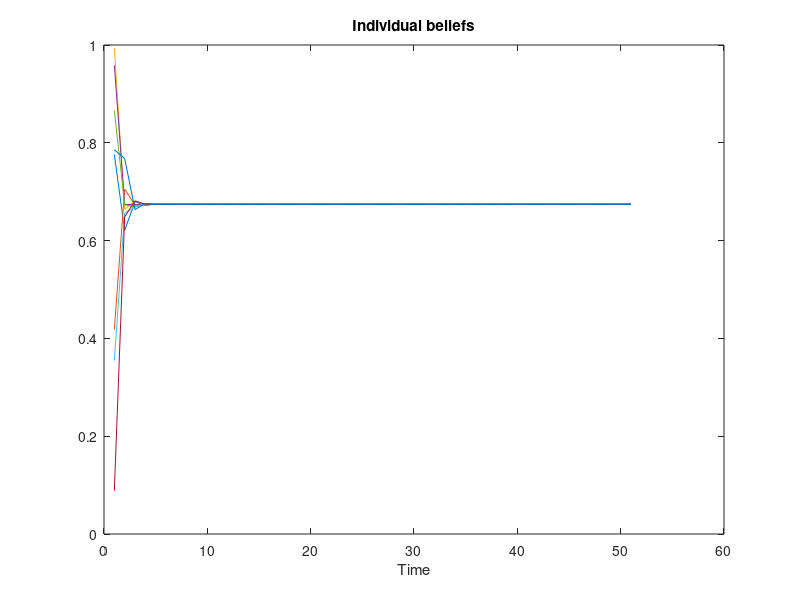

Write MATLAB code to recreate this figure.
% DeGroot_1974_examples
% Written by Michael Hatcher
% Based on DeGroot (1974), Reaching a Consensus, JASA

clc; clear; close all

% Calibration
N = 50;  %No. of simulated periods

%Example 1 
%T = [0.5 0.5; 0.25 0.75];  p = [0; 1]; 
%Example 2
%T = [0.5 0.5 0; 0.25 0.75 0; 1/3 1/3 1/3]; p = [0; 1; 0.5];
%Example 3
%T = [0.5 0.5 0 0; 0.5 0.5 0 0; 0 0 0.5 0.5; 0 0 0.5 0.5];
%p = [0 1; 0.5; 0.2];
%Example 4
%T = [1 0; 0 1]; p = [0; 1];

%Example 5
n = 8; %Size of network (Ex. 5)
T0 = rand(n); p = rand(n,1); 
for i=1:n 
    for j=1:n 
  T(i,j) = T0(i,j)/sum(T0(i,1:n));
    end
end

pnew = p; I = eye(length(p));
vec1 = ones(1,length(p));
vec0 = zeros(length(p),1);

% Stationary prob. vector (weights in final consensus) 
w = transpose([ T'-I; vec1 ] \ [ vec0; 1 ]);   
p_end = w*pnew;    %Terminal belief vector

for t=1:N

    pnew = T*pnew;
    
    for i=1:length(p)
        pe(i,t) = pnew(i);  %Dynamics
    end

end

disp('Terminal belief vector is')
pnew
Check = abs(p_end - pnew);
if sum(Check)/length(Check) < 1e-10
    disp('Stationary prob vector is') 
    w
end

pe = [p pe];   %Inc. initial belief in plot

figure(1)
for i=1:length(pnew)
plot(pe(i,1:N+1)), hold on
end
title('Individual beliefs'), xlabel('Time')
